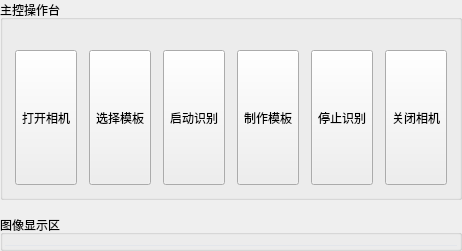
    <widget class="QWidget" name="widget_leftPanel" native="true">
     <property name="sizePolicy">
      <sizepolicy hsizetype="Expanding" vsizetype="Expanding">
       <horstretch>60</horstretch>
       <verstretch>0</verstretch>
      </sizepolicy>
     </property>
     <layout class="QVBoxLayout" name="verticalLayout_leftPanel">
      <property name="spacing">
       <number>15</number>
      </property>
      <property name="leftMargin">
       <number>0</number>
      </property>
      <property name="topMargin">
       <number>0</number>
      </property>
      <property name="rightMargin">
       <number>0</number>
      </property>
      <property name="bottomMargin">
       <number>0</number>
      </property>
      <item>
       <widget class="QGroupBox" name="groupBox_mainControls">
        <property name="sizePolicy">
         <sizepolicy hsizetype="Expanding" vsizetype="Expanding">
          <horstretch>0</horstretch>
          <verstretch>0</verstretch>
         </sizepolicy>
        </property>
        <property name="minimumSize">
         <size>
          <width>0</width>
          <height>200</height>
         </size>
        </property>
        <property name="maximumSize">
         <size>
          <width>16777215</width>
          <height>200</height>
         </size>
        </property>
        <property name="title">
         <string>主控操作台</string>
        </property>
        <layout class="QHBoxLayout" name="horizontalLayout_mainControls">
         <property name="spacing">
          <number>12</number>
         </property>
         <property name="leftMargin">
          <number>12</number>
         </property>
         <property name="topMargin">
          <number>30</number>
         </property>
         <property name="rightMargin">
          <number>12</number>
         </property>
         <property name="bottomMargin">
          <number>12</number>
         </property>
         <item>
          <widget class="QToolButton" name="toolButton_openCamera">
           <property name="sizePolicy">
            <sizepolicy hsizetype="Expanding" vsizetype="Expanding">
             <horstretch>0</horstretch>
             <verstretch>0</verstretch>
            </sizepolicy>
           </property>
           <property name="minimumSize">
            <size>
             <width>0</width>
             <height>85</height>
            </size>
           </property>
           <property name="text">
            <string>打开相机</string>
           </property>
           <property name="icon">
            <iconset resource="../resource/image.qrc">
             <normaloff>:/Img_Icon_camera3.ico</normaloff>:/Img_Icon_camera3.ico</iconset>
           </property>
           <property name="iconSize">
            <size>
             <width>48</width>
             <height>48</height>
            </size>
           </property>
           <property name="toolButtonStyle">
            <enum>Qt::ToolButtonTextUnderIcon</enum>
           </property>
          </widget>
         </item>
         <item>
          <widget class="QToolButton" name="toolButton_selectTemplate">
           <property name="sizePolicy">
            <sizepolicy hsizetype="Expanding" vsizetype="Expanding">
             <horstretch>0</horstretch>
             <verstretch>0</verstretch>
            </sizepolicy>
           </property>
           <property name="minimumSize">
            <size>
             <width>0</width>
             <height>85</height>
            </size>
           </property>
           <property name="text">
            <string>选择模板</string>
           </property>
           <property name="icon">
            <iconset resource="../resource/image.qrc">
             <normaloff>:/3.png</normaloff>:/3.png</iconset>
           </property>
           <property name="iconSize">
            <size>
             <width>48</width>
             <height>48</height>
            </size>
           </property>
           <property name="toolButtonStyle">
            <enum>Qt::ToolButtonTextUnderIcon</enum>
           </property>
          </widget>
         </item>
         <item>
          <widget class="QToolButton" name="toolButton_startInspection">
           <property name="sizePolicy">
            <sizepolicy hsizetype="Expanding" vsizetype="Expanding">
             <horstretch>0</horstretch>
             <verstretch>0</verstretch>
            </sizepolicy>
           </property>
           <property name="minimumSize">
            <size>
             <width>0</width>
             <height>85</height>
            </size>
           </property>
           <property name="text">
            <string>启动识别</string>
           </property>
           <property name="icon">
            <iconset resource="../resource/image.qrc">
             <normaloff>:/13.png</normaloff>:/13.png</iconset>
           </property>
           <property name="iconSize">
            <size>
             <width>48</width>
             <height>48</height>
            </size>
           </property>
           <property name="toolButtonStyle">
            <enum>Qt::ToolButtonTextUnderIcon</enum>
           </property>
          </widget>
         </item>
         <item>
          <widget class="QToolButton" name="toolButton_createTemplate">
           <property name="sizePolicy">
            <sizepolicy hsizetype="Expanding" vsizetype="Expanding">
             <horstretch>0</horstretch>
             <verstretch>0</verstretch>
            </sizepolicy>
           </property>
           <property name="minimumSize">
            <size>
             <width>0</width>
             <height>85</height>
            </size>
           </property>
           <property name="text">
            <string>制作模板</string>
           </property>
           <property name="icon">
            <iconset resource="../resource/image.qrc">
             <normaloff>:/11.png</normaloff>:/11.png</iconset>
           </property>
           <property name="iconSize">
            <size>
             <width>48</width>
             <height>48</height>
            </size>
           </property>
           <property name="toolButtonStyle">
            <enum>Qt::ToolButtonTextUnderIcon</enum>
           </property>
          </widget>
         </item>
         <item>
          <widget class="QToolButton" name="toolButton_stopInspection">
           <property name="sizePolicy">
            <sizepolicy hsizetype="Expanding" vsizetype="Expanding">
             <horstretch>0</horstretch>
             <verstretch>0</verstretch>
            </sizepolicy>
           </property>
           <property name="minimumSize">
            <size>
             <width>0</width>
             <height>85</height>
            </size>
           </property>
           <property name="text">
            <string>停止识别</string>
           </property>
           <property name="icon">
            <iconset resource="../resource/image.qrc">
             <normaloff>:/close.png</normaloff>:/close.png</iconset>
           </property>
           <property name="iconSize">
            <size>
             <width>48</width>
             <height>48</height>
            </size>
           </property>
           <property name="toolButtonStyle">
            <enum>Qt::ToolButtonTextUnderIcon</enum>
           </property>
          </widget>
         </item>
         <item>
          <widget class="QToolButton" name="toolButton_closeCamera">
           <property name="sizePolicy">
            <sizepolicy hsizetype="Expanding" vsizetype="Expanding">
             <horstretch>0</horstretch>
             <verstretch>0</verstretch>
            </sizepolicy>
           </property>
           <property name="minimumSize">
            <size>
             <width>0</width>
             <height>85</height>
            </size>
           </property>
           <property name="text">
            <string>关闭相机</string>
           </property>
           <property name="icon">
            <iconset resource="../resource/image.qrc">
             <normaloff>:/1.png</normaloff>:/1.png</iconset>
           </property>
           <property name="iconSize">
            <size>
             <width>48</width>
             <height>48</height>
            </size>
           </property>
           <property name="toolButtonStyle">
            <enum>Qt::ToolButtonTextUnderIcon</enum>
           </property>
          </widget>
         </item>
        </layout>
       </widget>
      </item>
      <item>
       <widget class="QGroupBox" name="groupBox_imageDisplay">
        <property name="sizePolicy">
         <sizepolicy hsizetype="Expanding" vsizetype="Expanding">
          <horstretch>0</horstretch>
          <verstretch>0</verstretch>
         </sizepolicy>
        </property>
        <property name="title">
         <string>图像显示区</string>
        </property>
        <layout class="QVBoxLayout" name="verticalLayout_imageDisplay">
         <property name="spacing">
          <number>0</number>
         </property>
         <property name="leftMargin">
          <number>2</number>
         </property>
         <property name="topMargin">
          <number>10</number>
         </property>
         <property name="rightMargin">
          <number>2</number>
         </property>
         <property name="bottomMargin">
          <number>2</number>
         </property>
         <item>
          <widget class="ImageLabel" name="imageLabel_inspection">
           <property name="sizePolicy">
            <sizepolicy hsizetype="Ignored" vsizetype="Ignored">
             <horstretch>0</horstretch>
             <verstretch>0</verstretch>
            </sizepolicy>
           </property>
           <property name="minimumSize">
            <size>
             <width>1</width>
             <height>1</height>
            </size>
           </property>
           <property name="maximumSize">
            <size>
             <width>16777215</width>
             <height>16777215</height>
            </size>
           </property>
           <property name="styleSheet">
            <string notr="true">background-color: #e3e6eb; color: #aab0b7; font-size: 24px; font-weight: bold;</string>
           </property>
           <property name="text">
            <string/>
           </property>
           <property name="scaledContents">
            <bool>true</bool>
           </property>
           <property name="alignment">
            <set>Qt::AlignCenter</set>
           </property>
          </widget>
         </item>
        </layout>
       </widget>
      </item>
     </layout>
    </widget>
